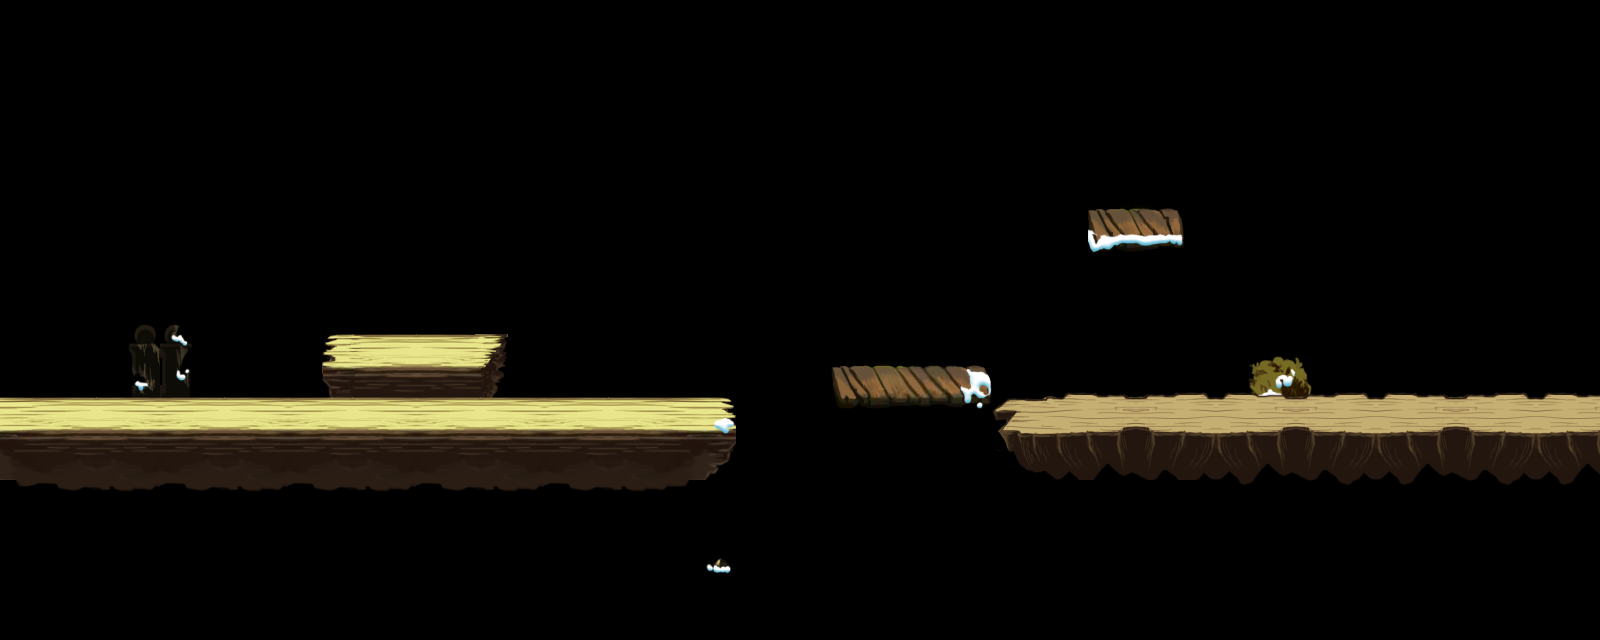

Rendered tile map (Tiled .tmx) drawn with the repository's tilesets; below, a short description and the map source with its tile grids summarised:
An orthogonal 50x20 tile map with 32x32 px tiles, 5 tile layers (tile_terrain_deco_back, tile_terrain_0, tile_terrain_1, tile_terrain_2, ...) and 13 objects (2x tuzigongjianshoufly, tuzifashi, tuzijianke, bigcoin, coin, ...).

<map version="1.0" orientation="orthogonal" width="50" height="20" tilewidth="32" tileheight="32">
 <properties>
  <property name="offsetX" value="0" />
  <property name="offsetY" value="4" />
 </properties>
 <tileset firstgid="1" name="s01" tilewidth="32" tileheight="32">
  <image source="s01.png" width="992" height="512" />
 </tileset>
 <layer name="tile_terrain_deco_back" width="50" height="20">
  <data>[1000 cells, 14 non-empty, 14 distinct tile ids]</data>
 </layer>
 <layer name="tile_terrain_0" width="50" height="20">
  <data>[1000 cells, 0 non-empty, 0 distinct tile ids]</data>
 </layer>
 <layer name="tile_terrain_1" width="50" height="20">
  <data>[1000 cells, 177 non-empty, 116 distinct tile ids]</data>
 </layer>
 <layer name="tile_terrain_2" width="50" height="20">
  <data>[1000 cells, 78 non-empty, 30 distinct tile ids]</data>
 </layer>
 <layer name="tile_terrain_deco_front" width="50" height="20">
  <data>[1000 cells, 0 non-empty, 0 distinct tile ids]</data>
 </layer>
 <objectgroup name="obj_terrain" width="50" height="20">
  <object x="1088" y="224" width="96" height="32" />
  <object x="832" y="384" width="160" height="32" />
  <object x="329" y="352" width="166" height="32" />
  <object x="0" y="416" width="736" height="32" />
  <object x="992" y="416" width="608" height="32" />
 </objectgroup>
 <objectgroup name="obj_enemies" width="50" height="20">
  <object type="tuzifashi" x="448" y="288" width="32" height="32">
   <properties>
    <property name="cmd" value="s,0.7;w,1,0;j,15,30;" />
   </properties>
  </object>
  <object type="tuzigongjianshoufly" x="160" y="128" width="32" height="32">
   <properties>
    <property name="cmd" value="fn;w,5,-7;" />
   </properties>
  </object>
  <object type="tuzigongjianshoufly" x="352" y="128" width="32" height="32">
   <properties>
    <property name="cmd" value="fn;w,5,-7;" />
   </properties>
  </object>
  <object type="tuzijianke" x="960" y="512" width="32" height="32">
   <properties>
    <property name="cmd" value="jb,0.6,0,50;" />
   </properties>
  </object>
 </objectgroup>
 <objectgroup name="obj_objects" width="50" height="20">
  <object type="bigcoin" x="1120" y="160" width="32" height="32" />
  <object type="coin" x="0" y="352" width="32" height="32" />
  <object type="end" x="1536" y="416" width="32" height="32" />
  <object type="xuankongbiao" x="704" y="160" width="32" height="32">
   <properties>
    <property name="cmd" value="n,1.0;w,1.5,10;w,1.5,-10;" />
   </properties>
  </object>
 </objectgroup>
</map>
